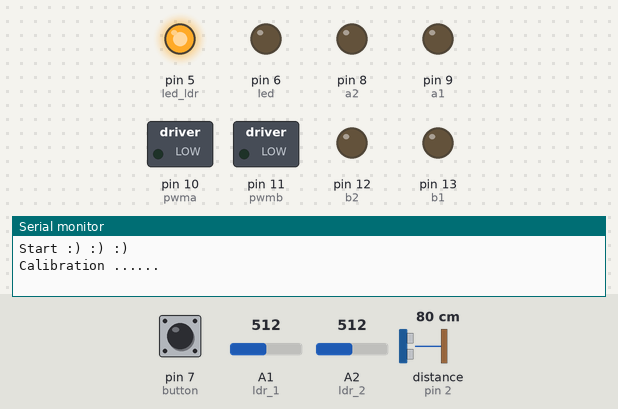
A sketch run on a simulated Arduino Uno, built with avr-gcc and run on an emulated ATmega328P. Parts: switched loads named in the sketch (green lamp = pin HIGH), output pins drawn as LEDs (lit = HIGH), the last lines printed to the serial monitor. Dashed ring = blinking. The inputs (shaded band) are chosen by the test bench; at power-on: pin 7 (button) HIGH, A1 (ldr_1) = 512, A2 (ldr_2) = 512, distance to the obstacle (sensor on pin 2) 80 cm. The echo pulse lasts 58.3 µs per cm; pins used as bus, display or sensor lines are not drawn.

Above: at 1.0 s.
1.1 s: pin 7 (button) pulled LOW for 1 s
At 1.8 s:
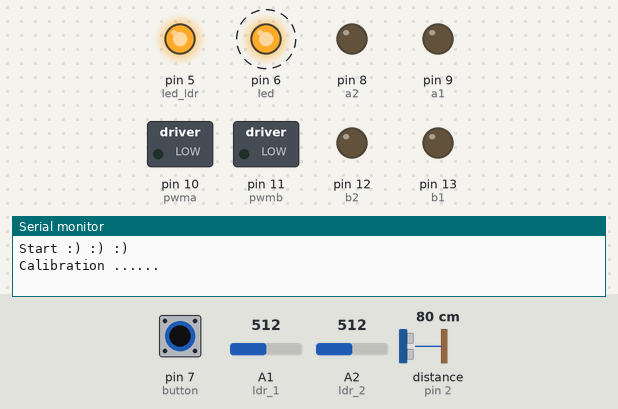
3.6 s: pin 7 (button) pulled LOW for 0.15 s
At 5.1 s:
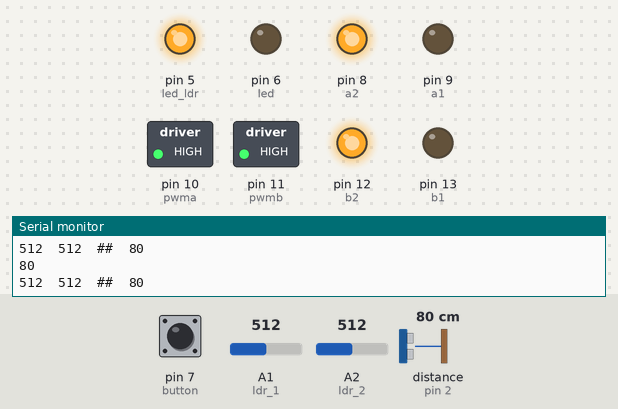
5.7 s: A1 (ldr_1) set to 495
At 6.7 s:
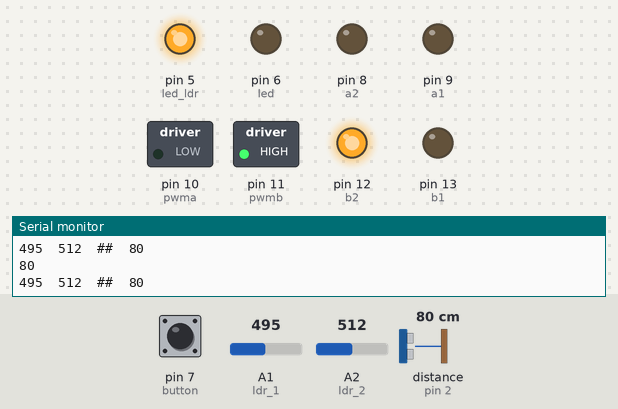
7.2 s: A1 (ldr_1) set to 716
At 7.9 s:
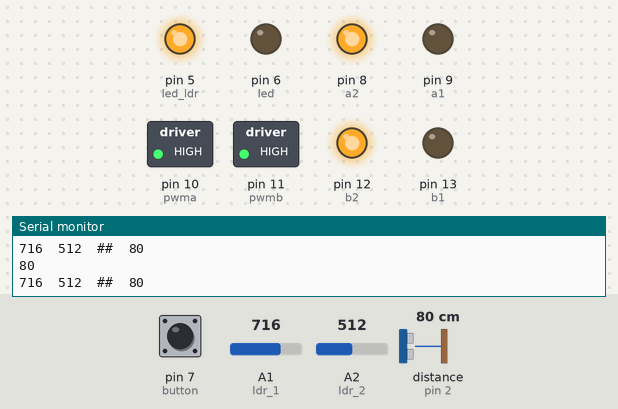
8.7 s: A2 (ldr_2) set to 502
At 9.1 s:
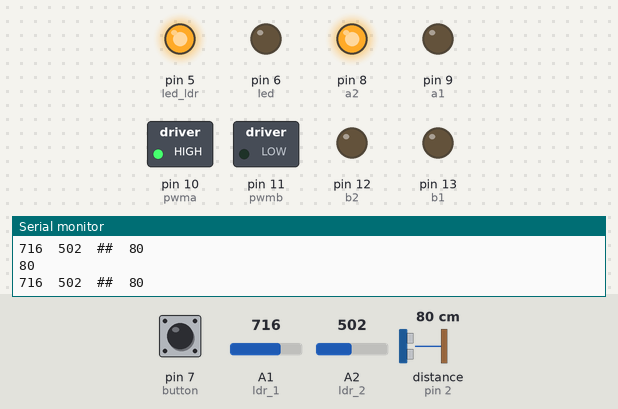
10.2 s: A2 (ldr_2) set to 716
At 11.5 s:
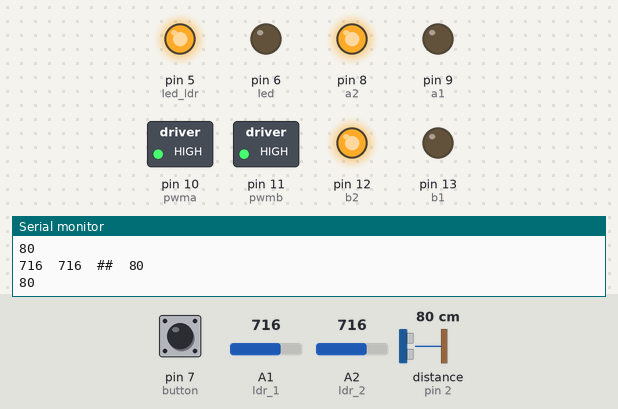
Timing chart, 0 to 12.7 s (numbered marks = the images above; inputs shaded):
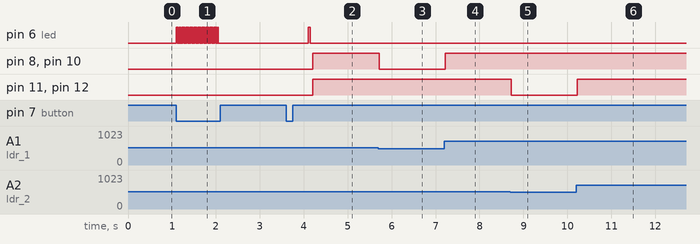

The sketch:

smart_taxi_my_way_mk2.ino
```cpp
#define ldr_1 A1
#define ldr_2 A2
int ldr1, ldr2;

byte trig = 3;
byte echo = 2;

byte obs_dist = 40;
int dist;

byte led_ldr = 5;

#define button 7		//change this
#define led 6			//this 2

int black1, black2;
int white1, white2;
int grey1, grey2;

byte a1 = 9, a2 = 8;
byte b1 = 13, b2 = 12;
byte pwma = 10, pwmb = 11;

void setup()
{
	Serial.begin(9600);
	Serial.println("Start :) :) :)");

	delay(200);

	//inputs
	pinMode(ldr_1, INPUT);
	pinMode(ldr_2, INPUT);
	pinMode(button, INPUT_PULLUP);

	pinMode(trig, OUTPUT);
	pinMode(echo, INPUT);

	//outputs
	pinMode(a1, OUTPUT);
	pinMode(a2, OUTPUT);
	pinMode(b1, OUTPUT);
	pinMode(b2, OUTPUT);
	pinMode(pwma, OUTPUT);
	pinMode(pwmb, OUTPUT);
	pinMode(led, OUTPUT);
	pinMode(led_ldr, OUTPUT);

	digitalWrite(led_ldr, HIGH);

	Serial.println("Calibration ...... ");

/*
	motors(255, 255);
	delay(1000);
	motors(255, -255);
	delay(1000);
	motors(-255, 255);
	delay(1000);
	motors(-255, -255);
	delay(1000);

	motors(0, 0);

	delay(100000);
*/
	while(digitalRead(button) == 1){}		//wait for the button


	//black calibration
	for(int i = 0; i<16; i++)
	{
		black1 += analogRead(ldr_1);
		black2 += analogRead(ldr_2);
		digitalWrite(led, HIGH);
		delay(15);
		digitalWrite(led, LOW);
		delay(15);
	}

	black1 = black1 / 16;
	black2 = black2 / 16;

	while(digitalRead(button) == 1){}		//again

	//white calibration
	for(int i = 0; i<16; i++)
	{
		white1 += analogRead(ldr_1);
		white2 += analogRead(ldr_2);
		digitalWrite(led, HIGH);
		delay(15);
		digitalWrite(led, LOW);
		delay(15);
	}

	white1 = white1 / 16;
	white2 = white2 / 16;

	//gray for line following
	grey1 = (black1+white1)/2;
	grey2 = (black2+white2)/2;

	Serial.println("Valuse r:");
	Serial.print(white1);
	Serial.print("	");
	Serial.print(white2);
	Serial.print("    ##    ");
	Serial.print(black1);
	Serial.print("	");
	Serial.println(black2);

	delay(300);

	Serial.print(grey1);
	Serial.print("	");
	Serial.println(grey2);

	delay(300);

	while(digitalRead(button) == 1)
	{}

	delay(500);

	digitalWrite(led, HIGH);
	delay(50);
	digitalWrite(led, LOW);
	delay(50);
}

void loop()
{
	ldr1 = analogRead(ldr_1);
	ldr2 = analogRead(ldr_2);
	readUltra();

	if(digitalRead(button) == 0)
	{
		while(1)
		{
			digitalWrite(led, HIGH);
			motors(0, 0);
		}
	}

	Serial.print(ldr1);		//remove later
	Serial.print("	");
	Serial.print(ldr2);
	Serial.print("	##	");
	Serial.println(dist);

	if(dist < obs_dist)
	{
		while(dist < obs_dist)
		{
			motors(0, 0);
			readUltra();
		}
	}

	if(ldr1 < grey1)
	{
		if(ldr2 < grey2)
		{
			motors(255, 255);
		}
		else
		{
			motors(0, 255);
		}
	}
	else
	{
		if(ldr2 < grey2)
		{
			motors(255, 0);
		}
		else
		{
			motors(255, 255);
		}
	}

	delay(10);
}

void motors(int m1, int m2)
{
	if(m1 < 0)
	{
		//back
		digitalWrite(a1, HIGH);
		digitalWrite(a2, LOW);
	}
	else if(m1 == 0)
	{
		//stop
		digitalWrite(a1, LOW);
		digitalWrite(a2, LOW);
	}
	else
	{
		//forward
		digitalWrite(a1, LOW);
		digitalWrite(a2, HIGH);
	}

	if(m2 < 0)
	{
		//back
		digitalWrite(b1, HIGH);
		digitalWrite(b2, LOW);
	}
	else if(m2 == 0)
	{
		//stop
		digitalWrite(b1, LOW);
		digitalWrite(b2, LOW);
	}
	else
	{
		//forward
		digitalWrite(b1, LOW);
		digitalWrite(b2, HIGH);
	}

	//pwm speed thingy :)

	analogWrite(pwma, abs(m1));
	analogWrite(pwmb, abs(m2));
}

void readUltra()
{
	digitalWrite(trig, HIGH);
	delayMicroseconds(10);
	digitalWrite(trig, LOW);
	delayMicroseconds(5);

	int us = pulseIn(echo, HIGH, 10000);
	dist = us/2/29;

	if(dist == 0)
	{
		dist = 1023;
	}

	Serial.println(dist);
}
```

Measured:
- the behaviour switches between 512 and 511 on A1 (ldr_1) (found by bisection; images 2 and 3)
- the behaviour switches between 512 and 511 on A2 (ldr_2) (found by bisection; images 4 and 5)
- after the input at 1.1 s, pin 6 (led): alternates HIGH for 0.02 s and LOW for 0.02 s, 64 changes in all, then stays LOW, starting at once
- after the input at 3.6 s, pin 6 (led): LOW → HIGH after 0.50 s, → LOW 0.05 s later; pin 8 (a2), pin 10 (pwma), pin 11 (pwmb), pin 12 (b2): LOW → HIGH after 0.61 s
- after the input at 5.7 s, pin 8 (a2), pin 10 (pwma): HIGH → LOW at once
- after the input at 7.2 s, pin 8 (a2), pin 10 (pwma): LOW → HIGH at once
- after the input at 8.7 s, pin 11 (pwmb), pin 12 (b2): HIGH → LOW at once
- after the input at 10.2 s, pin 11 (pwmb), pin 12 (b2): LOW → HIGH at once
